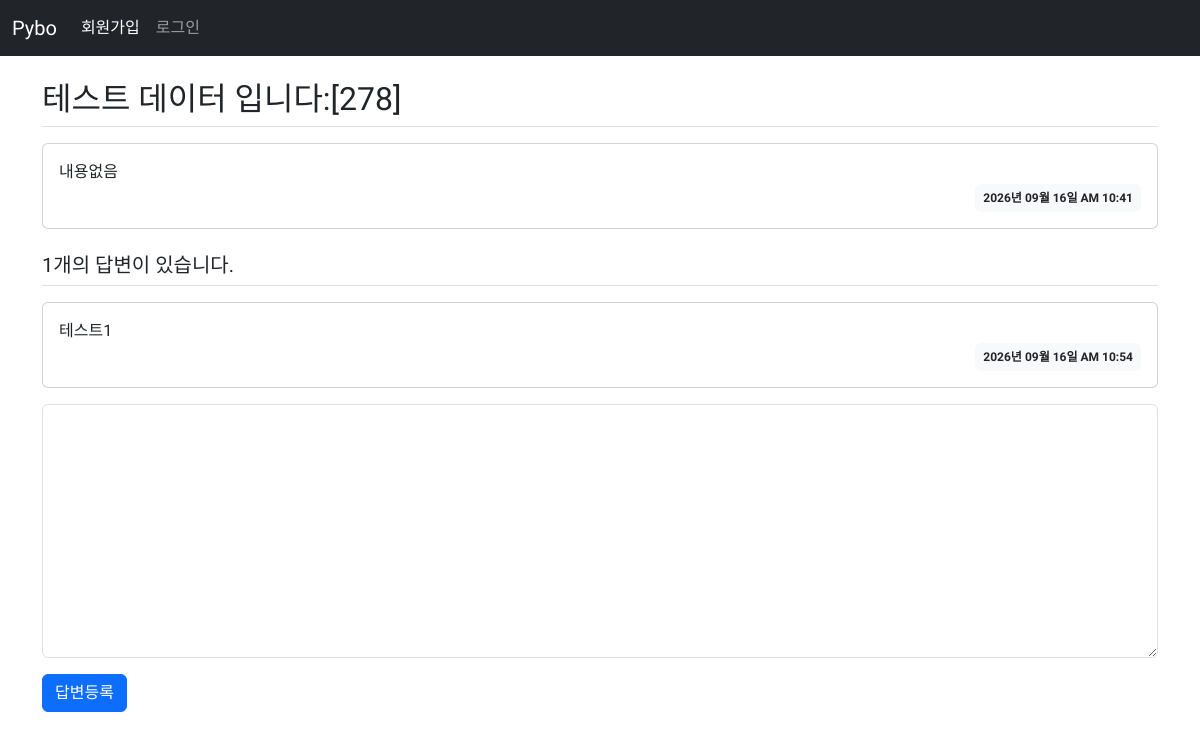
Page /question/detail/282/ on the committed database.
### pybo/models.py (models this page shows)
class Question((db.Model)):
    id = db.Column(db.Integer, primary_key=True)
    subject = db.Column(db.String(200), nullable=False)
    content = db.Column(db.Text(), nullable=False)
    create_date = db.Column(db.DateTime(), nullable=False)

class Answer(db.Model):
    id = db.Column(db.Integer, primary_key=True)
    question_id = db.Column(db.Integer, db.ForeignKey('question.id', ondelete='CASCADE'))
    question = db.relationship(Question, backref=db.backref('answer_set'))
    content = db.Column(db.Text(), nullable=False)
    create_date = db.Column(db.DateTime(), nullable=False)

### pybo/views/question_views.py (the view)
@bp.route('/detail/<int:question_id>/')
def detail(question_id):
    form = AnswerForm()  # 질문 상세 템플릿에 폼 추가
    question = Question.query.get_or_404(question_id)
    return render_template('question/question_detail.html', question=question, form=form)

### pybo/forms.py
class AnswerForm(FlaskForm):
    content = TextAreaField('내용', validators=[DataRequired("내용은 필수입력 항목입니다.")])
    submit = SubmitField('답변등록')

### pybo/filter.py (called while the page is built)
def format_datetime(value, fmt='%Y년 %m월 %d일 %p %I:%M'):
    return value.strftime(fmt)

### pybo/templates/question/question_detail.html (shortened to what this page needs)
{% extends 'base.html' %}
{% block content %}
<div class="container my-3">
    <h2 class="border-bottom py-2">{{ question.subject }}</h2>
    <div class="card my-3">
        <div class="card-body">
            <div class="card-text" style="white-space: pre-line;">{{ question.content }}</div>
            <div class="d-flex justify-content-end">
                <div class="badge bg-light text-dark p-2">
                    {{ question.create_date | datetime }}
                </div>
            </div>
        </div>
    </div>
    <h5 class="border-bottom my-3 py-2">{{ question.answer_set | length }}개의 답변이 있습니다.</h5>
    {% for answer in question.answer_set %}
    <div class="card my-3">
        <div class="card-body">
            <div class="card-text" style="white-space: pre-line;">{{ answer.content }}</div>
            <div class="d-flex justify-content-end">
                <div class="badge bg-light text-dark p-2">
                    {{ answer.create_date | datetime }}
                </div>
            </div>
        </div>
    </div>
    {% endfor %}
    <form action="{{ url_for('answer.create', question_id=question.id) }}" method="post" class="my-3">
        <div class="mb-3">
            {{ form.content(class='form-control', rows='10') }}
        </div>
        {{ form.submit(class="btn btn-primary") }}
    </form>
</div>
{% endblock %}

### pybo/static/style.css (style rules this page uses)
body { font-family: "Gothic A1", sans-serif; font-weight: 400; }

### rows in the picture
Question: subject "테스트 데이터 입니다:[278]", content "내용없음", create_date "2026년 09월 16일 AM 10:41"
Answer: content "테스트1", create_date "2026년 09월 16일 AM 10:54"

### other values in the picture
{{ question.answer_set | length }} "1"
